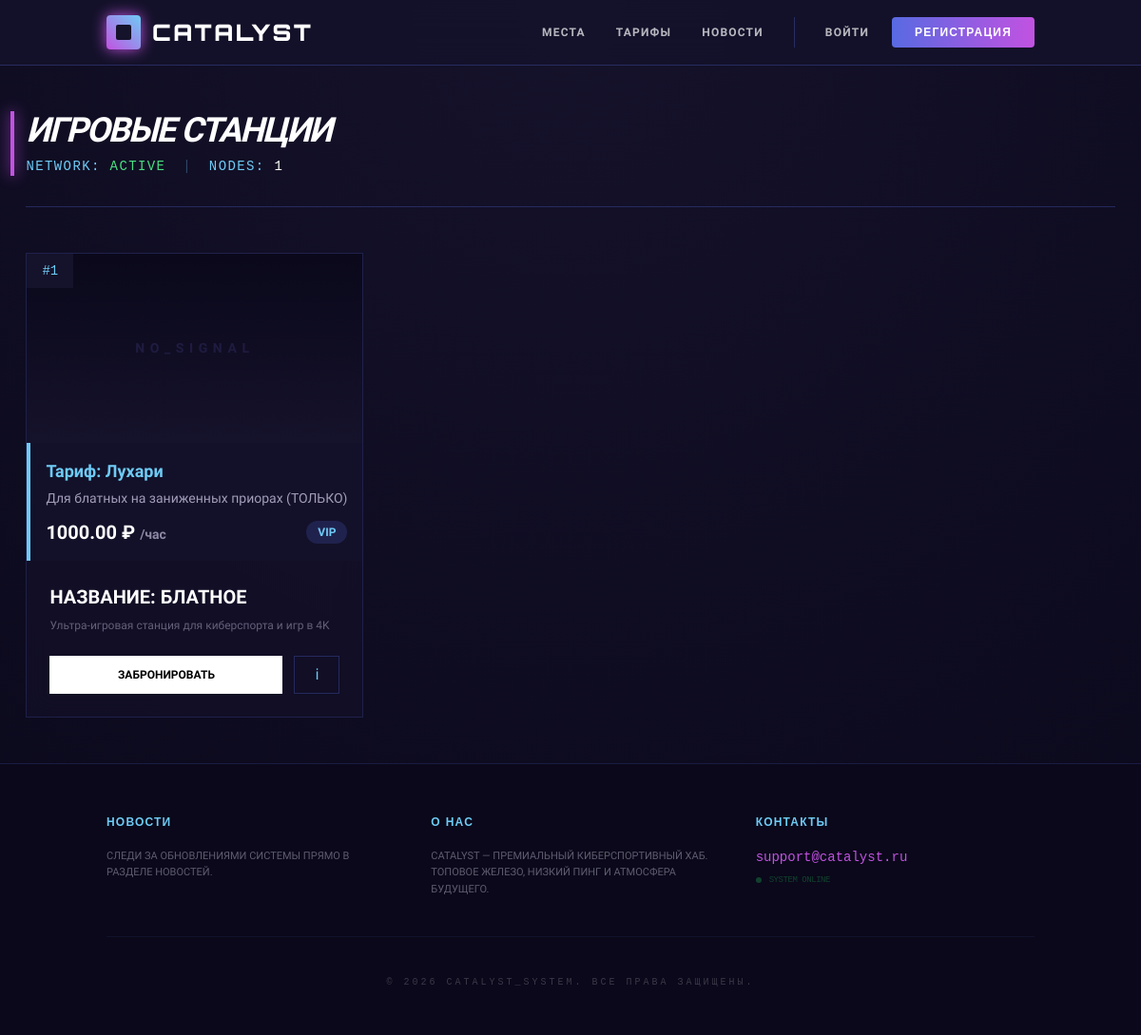
The app's page /places/, older data.
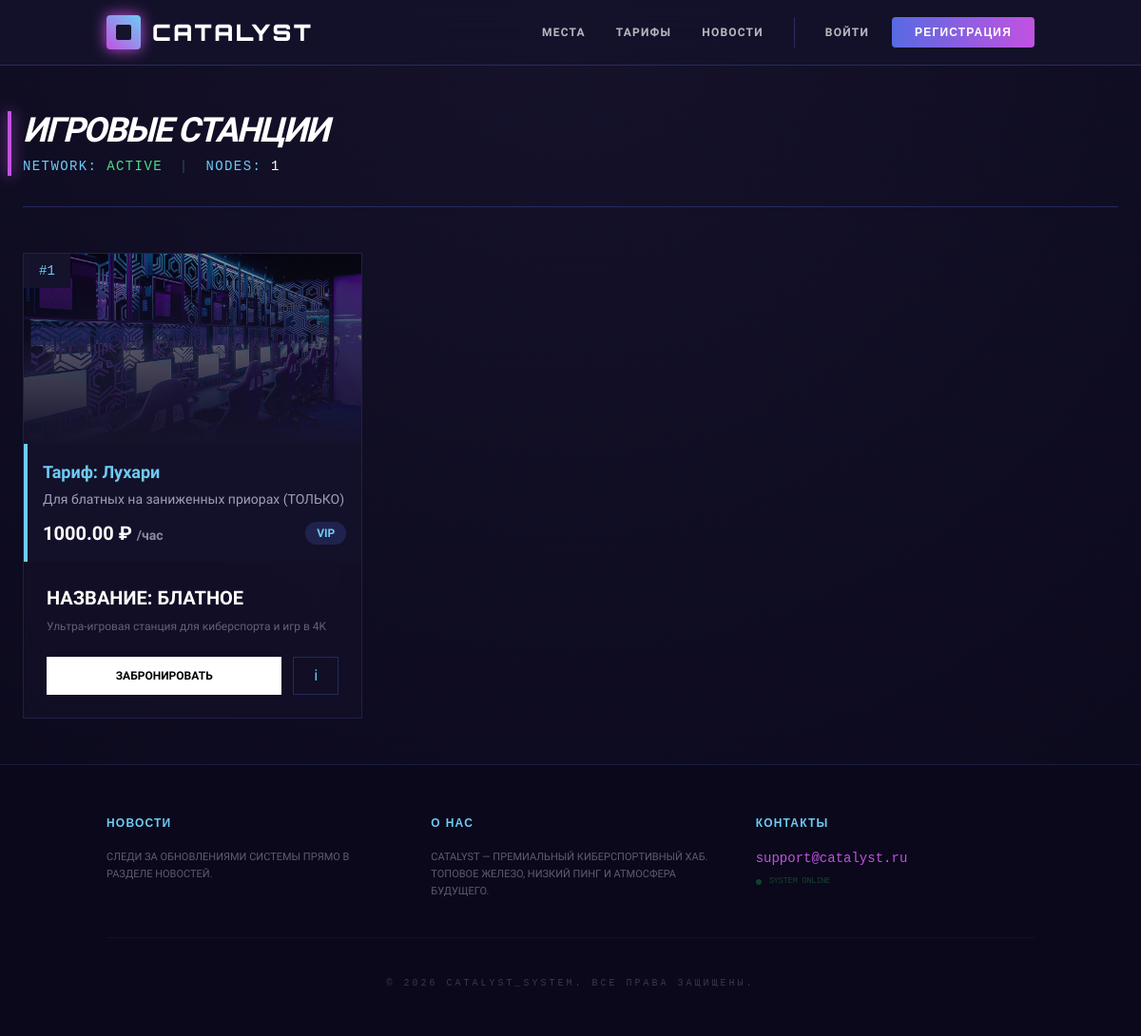
The same page, newer data.
### places/models.py (models this page shows, shortened)
class Place(models.Model):
    title = models.CharField(max_length=255)
    number = models.PositiveIntegerField("Номер места")
    category = models.ForeignKey(Category, on_delete=models.CASCADE)
    tariff = models.ForeignKey(Tariff, on_delete=models.CASCADE)
    image = models.ImageField(upload_to='places/', blank=True, null=True)
    description = models.TextField(blank=True, verbose_name='Описание места')
    cpu = models.CharField(max_length=255, default='')
    gpu = models.CharField(max_length=255, default='')
    ram = models.CharField(max_length=255, default='')
    monitor = models.CharField(max_length=255, default='')
    keyboard = models.CharField(max_length=255, default='')
    mouse = models.CharField(max_length=255, default='')
    headset = models.CharField(max_length=255, default='')
    class Meta:
        verbose_name = "Место"
        verbose_name_plural = "Места"
        ordering = ["number"]

### tariffs/models.py (models this page shows, shortened)
class Tariff(models.Model):
    category = models.ForeignKey(Category, on_delete=models.CASCADE, related_name="tariffs", verbose_name="Категория ПК")
    name = models.CharField("Название тарифа", max_length=100)
    price_per_hour = models.DecimalField("Цена за час (₽)", max_digits=8, decimal_places=2, default=0)
    description = models.TextField("Описание тарифа", blank=True)
    class Meta:
        verbose_name = "Тариф"
        verbose_name_plural = "Тарифы"

class Category(models.Model):
    name = models.CharField("Название категории", max_length=100)
    description = models.TextField("Описание категории", blank=True)
    class Meta:
        verbose_name = "Категория ПК"
        verbose_name_plural = "Категории ПК"

### places/views.py (the view)
# urls.py: path('', views.place_list, name='list'),
def place_list(request):
    places = Place.objects.all()
    for place in places:
        place.active_booking = Booking.objects.filter(
            place=place,
            status=Booking.STATUS_ACTIVE,
            end_time__gt=timezone.now()
        ).order_by('end_time').first()
    return render(request, 'places/place_list.html', {
        'places': places
    })

### templates/places/place_list.html (shortened to what this page needs)
{% extends 'base.html' %}
{% block content %}
<section class="flex flex-col md:flex-row justify-between items-end mb-12 border-b border-[#586AE2]/30 pb-8">
  <div class="relative">
    <div class="absolute -left-4 top-0 w-1 h-full bg-[#C252E1] shadow-[0_0_15px_#C252E1]"></div>
    <h1 class="text-4xl font-black text-white mb-2 tracking-tighter uppercase italic">
      Игровые станции
    </h1>
    <p class="text-[#6ECBF5] font-mono text-sm uppercase tracking-widest">
      Network: <span class="text-green-400">Active</span>
      <span class="mx-2 opacity-30">|</span>
      Nodes: <span class="text-white">{{ places|length }}</span>
    </p>
  </div>
</section>
<div class="grid grid-cols-1 md:grid-cols-2 lg:grid-cols-3 gap-10">
{% for place in places %}
<div class="group relative bg-[#15122b]/60 border border-[#586AE2]/20
            backdrop-blur-md hover:border-[#C252E1]/40
            transition-all overflow-hidden">
  <div class="relative overflow-hidden aspect-[16/9]">
    {% if place.image %}
      <img src="{{ place.image.url }}"
           class="w-full h-full object-cover opacity-60
                  group-hover:opacity-100 group-hover:scale-110
                  transition-all duration-700">
    {% else %}
      <div class="flex items-center justify-center h-full bg-[#0a081a]">
        <span class="text-[#2A2356] tracking-[0.4em] font-black text-sm">
        </span>
      </div>
    {% endif %}
    <div class="absolute inset-0 bg-gradient-to-t from-[#15122b] to-transparent"></div>
    <div class="absolute top-0 left-0 bg-[#15122b] px-4 py-2 text-sm font-mono text-[#6ECBF5]">
      #{{ place.number }}
    </div>
  </div>
  <div class="p-4 border-l-4 border-[#6ECBF5] bg-[#15122b]/80">
    <h3 class="text-[#6ECBF5] font-bold text-lg">
      <p>Тариф: {{ place.tariff.name }}</p>
    </h3>
    {% if place.tariff.description %}
      <p class="text-sm text-[#E0D9F6]/70 mt-1">
        {{ place.tariff.description }}
      </p>
    {% endif %}
    <div class="flex justify-between items-center mt-3">
      <span class="text-white font-bold text-xl">
        {{ place.tariff.price_per_hour }} ₽
        <span class="text-sm text-[#E0D9F6]/60">/час</span>
      </span>
      <span class="px-3 py-1 rounded-full text-xs font-bold
                   bg-[#586AE2]/20 text-[#6ECBF5]">
        {{ place.category.name }}
      </span>
    </div>
  </div>
  <div class="p-6">
    <h3 class="text-xl font-black text-white uppercase mb-2">
      <p>Название: {{ place.title }}</p>
    </h3>
    <p class="text-xs text-[#E0D9F6]/40 mb-6">
      {{ place.description|truncatechars:90 }}
    </p>
    <div class="flex gap-3">
      {% if not place.active_booking %}
        <a href="{% url 'booking:create_with_place' place.id %}"
           class="flex-grow bg-white text-black py-3 text-xs font-black uppercase
                  text-center hover:bg-gradient-to-r hover:from-[#C252E1]
                  hover:to-[#6ECBF5] hover:text-white transition-all">
          Забронировать
        </a>
      {% else %}
        <div class="flex-grow bg-gray-600/30 text-gray-400 py-3 text-xs
                    font-bold uppercase text-center cursor-not-allowed">
          Недоступно
        </div>
      {% endif %}
      <a href="{% url 'places:detail' place.id %}"
         class="w-12 border border-[#586AE2]/30 flex items-center justify-center
                text-[#6ECBF5] hover:border-[#6ECBF5] transition-all">
        ℹ
      </a>
    </div>
  </div>
</div>
{% empty %}
  <div class="col-span-full text-center py-32 text-[#6ECBF5]/40">
    Нет доступных станций
  </div>
{% endfor %}
</div>
{% endblock %}

### templates/base.html (shortened to what this page needs)
<!doctype html>
<html lang="ru">
<head>
  <script src="https://cdn.tailwindcss.com"></script>
  {% load static %}
  <link rel="stylesheet" href="{% static 'css/styles.css' %}">
</head>
<body class="flex flex-col min-h-screen">
<header class="sticky top-0 z-50 border-b border-[#586AE2]/30 bg-[#15122b]/90 backdrop-blur-xl">
  <div class="container mx-auto px-6 py-4 flex justify-between items-center">
    <a href="{% url 'home' %}" class="flex items-center gap-3 group">
      <div class="logo-square w-9 h-9 rounded bg-gradient-to-tr from-[#C252E1] to-[#6ECBF5] shadow-[0_0_15px_#C252E1] flex items-center justify-center">
        <div class="w-4 h-4 bg-[#15122b] rounded-sm"></div>
      </div>
      <span class="text-2xl font-black tracking-widest text-white group-hover:text-[#6ECBF5] transition-colors brand-font">CATALYST</span>
    </a>
    <nav class="hidden md:flex items-center text-xs font-black uppercase tracking-widest">
      <div class="flex gap-8 mr-8">
        <a href="{% url 'places:list' %}" class="text-white/70 hover:text-[#C252E1] transition-colors">Места</a>
        <a href="{% url 'tariffs:list' %}" class="text-white/70 hover:text-[#C252E1] transition-colors">Тарифы</a>
        <a href="{% url 'news' %}" class="text-white/70 hover:text-[#C252E1] transition-colors">Новости</a>
      </div>
      <div class="flex items-center gap-6 pl-8 border-l border-[#586AE2]/30">
        {% if user.is_authenticated %}
          <a href="{% url 'users:profile' %}" class="text-[#6ECBF5]">{{ user.username }}</a>
          <a href="{% url 'users:logout' %}" class="text-white/30 hover:text-white transition-colors">Выход</a>
        {% else %}
          <a href="{% url 'users:login' %}" class="text-white/70">Войти</a>
          <a href="{% url 'users:register' %}" class="btn py-2 px-6">Регистрация</a>
        {% endif %}
      </div>
    </nav>
  </div>
</header>
<main class="max-w-screen-xl mx-auto px-6 py-12 flex-grow relative z-10">
  {% block content %}{% endblock %}
</main>
<footer class="border-t border-[#586AE2]/20 bg-[#0a081a] py-12 mt-auto">
  <div class="container mx-auto px-6">
    <div class="grid md:grid-cols-3 gap-12 items-start mb-10 pb-10 border-b border-[#586AE2]/10">
      <div class="space-y-4">
        <a href="{% url 'news' %}" class="text-xs font-bold text-[#6ECBF5] uppercase tracking-widest brand-font">Новости</a>
        <p class="text-[#E0D9F6]/40 text-[11px] leading-relaxed uppercase">
          Следи за обновлениями системы прямо в разделе новостей.
        </p>
      </div>
      <div class="space-y-4">
        <a href="{% url 'about' %}" class="text-xs font-bold text-[#6ECBF5] uppercase tracking-widest brand-font">О нас</a>
        <p class="text-[#E0D9F6]/40 text-[11px] leading-relaxed uppercase">
          Catalyst — премиальный киберспортивный хаб. Топовое железо, низкий пинг и атмосфера будущего.
        </p>
      </div>
      <div class="space-y-4">
        <a href="{% url 'contacts' %}" class="text-xs font-bold text-[#6ECBF5] uppercase tracking-widest brand-font">Контакты</a>
        <div class="flex flex-col gap-2">
            <a href="mailto:support@catalyst.ru" class="text-sm font-mono text-[#C252E1] hover:text-[#6ECBF5]">support@catalyst.ru</a>
            <div class="flex items-center gap-2 opacity-30">
                <div class="w-1.5 h-1.5 rounded-full bg-green-500 animate-pulse"></div>
                <span class="text-[9px] font-mono uppercase text-green-500 tracking-tighter">System Online</span>
            </div>
        </div>
      </div>
    </div>
    <p class="text-[10px] font-mono text-white/20 uppercase tracking-[0.3em] text-center">
      &copy; {% now "Y" %} CATALYST_SYSTEM. Все права защищены.
    </p>
  </div>
</footer>
</body>
</html>

### static/css/styles.css (style rules this page uses)
:root { --neon-purple: #C252E1; --neon-cyan: #6ECBF5; --bg-deep: #0a081a; --bg-card: #15122b; --royal-blue: #586AE2; --text-main: #E0D9F6; --glass-border: rgba(194, 82, 225, 0.3); }
body { background-color: var(--bg-deep); color: var(--text-main); font-family: 'Rajdhani', sans-serif; margin: 0; background-image: radial-gradient(circle at 50% 0%, #15122b 0%, #0a081a 100%); min-height: 100vh; }
.brand-font { font-family: 'Orbitron', sans-serif; }
.logo-square { transition: transform 0.6s cubic-bezier(0.34, 1.56, 0.64, 1); }
.btn { display: inline-flex; align-items: center; justify-content: center; background: linear-gradient(90deg, var(--royal-blue), var(--neon-purple)); color: #fff !important; font-weight: 700; font-family: 'Orbitron', sans-serif; padding: 10px 24px; border-radius: 4px; text-transform: uppercase; transition: all 0.3s ease; border: none; cursor: pointer; text-align: center; }

Row changes from the older to the newer data that the page shows:
changed Place "БЛАТНОЕ": image: picture added
